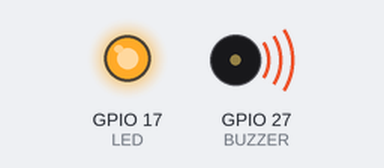
A program run on a simulated Raspberry Pi (BCM pin numbers). Shown: output pins drawn as LEDs (lit = HIGH), buzzer (waves = sounding, pin HIGH).

Above: at 2.5 s.
At 7.5 s:
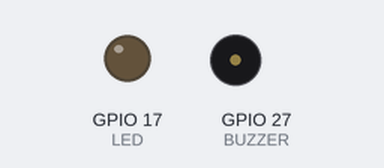
Timing chart, 0 to 13.0 s (numbered marks = the images above):
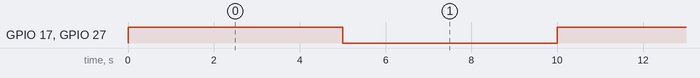

Measured:
- by itself, GPIO 17 (LED), GPIO 27 (BUZZER): alternates HIGH for 5.0 s and LOW for 5.0 s

The program:

BCM_Led.py
```python
import RPi.GPIO as GPIO
import time
GPIO.setmode(GPIO.BCM)


LED = 17
BUZZER = 27

GPIO.setup(LED,GPIO.OUT)
GPIO.setup(BUZZER,GPIO.OUT)

while True:
    GPIO.output(LED, GPIO.HIGH)
    GPIO.output(BUZZER, GPIO.HIGH)
    time.sleep(5)
    GPIO.output(LED, GPIO.LOW)
    GPIO.output(BUZZER, GPIO.LOW)
    time.sleep(5)
```
